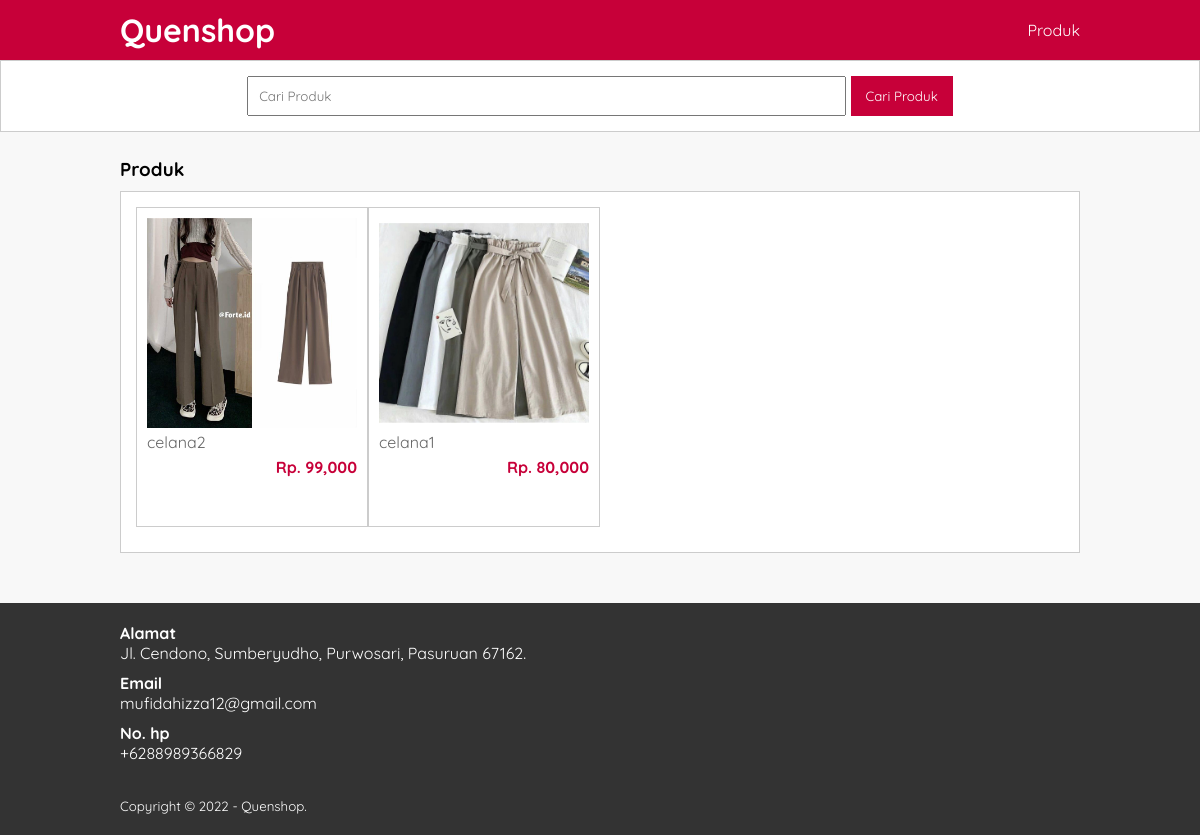
Screenshot of /produk.php?kat=21 with the database file from the repository.
### tables this page shows
CREATE TABLE `tb_product` (
  `product_id` int(11) NOT NULL,
  `category_id` int(11) NOT NULL,
  `product_name` varchar(100) NOT NULL,
  `product_price` int(11) NOT NULL,
  `product_description` text NOT NULL,
  `product_image` varchar(100) NOT NULL,
  `product_status` tinyint(1) NOT NULL,
  `date_created` timestamp NOT NULL DEFAULT current_timestamp()
);

### produk.php (the view, shortened to what this page needs)
<?php
     include 'db.php';
     $kontak = mysqli_query($conn, "SELECT admin_telp, admin_email, admin_address FROM tb_admin WHERE admin_id =1");
     $a = mysqli_fetch_object($kontak);
?>
<!DOCTYPE html>
<html>
<head>
	<link rel="stylesheet" type="text/css" href="css/style.css">
</head>
<body>
   <header>
   	<div class="container">
   	   <h1><a href="index.php">Quenshop</a></h1>
   	   <ul>
   		    <li><a href="produk.php">Produk</a></li>
   	   </ul>
      </div>
   </header>
   <div class="search">
      <div class="container">
         <form action="produk.php">
            <input type="text" name="search" placeholder="Cari Produk" value="<?php echo $_GET['search'] ?>">
            <input type="submit" name="cari" value="Cari Produk">
         </form>
       </div>
   </div>
   <div class="section">
      <div class="container">
         <h3>Produk</h3>
         <div class="box">
            <?php
                if($_GET['search'] != '' || $_GET['kat'] != ''){
                    $where = "AND product_name LIKE '%".$_GET['search']."%' AND category_id LIKE '%".$_GET['kat']."%' ";
                }
                $produk = mysqli_query($conn, "SELECT * FROM tb_product WHERE product_status = 1 $where ORDER BY product_id DESC");
                if(mysqli_num_rows($produk) > 0){
                    while($p = mysqli_fetch_array($produk)){
            ?>
                <a href="detail-produk.php?id=<?php echo $p['product_id'] ?>">
                    <div class="col-4">
                        <img src="produk/<?php echo $p['product_image'] ?>">
                        <p class="nama"><?php echo substr($p['product_name'], 0, 30) ?></p>
                        <p class="harga">Rp. <?php echo number_format($p['product_price']) ?></p>
                    </div>
                </a>
            <?php }}else{ ?>
                <p>Produk tidak ada</p>
            <?php } ?>
         </div>
      </div>
   </div>
   <div class="footer">
      <div class="container">
         <h4>Alamat</h4>
         <p><?php echo $a->admin_address ?></p>
         <h4>Email</h4>
         <p><?php echo $a->admin_email ?></p>
         <h4>No. hp</h4>
         <p><?php echo $a->admin_telp ?></p>
         <small>Copyright &copy; 2022 - Quenshop.</small>
      </div>
   </div>
</body>
</html>

### css/style.css (style rules this page uses)
* { padding:0; margin:0; font-family: 'Quicksand', sans-serif; }
body { background-color: #f8f8f8; }
a { color: inherit; text-decoration: none; }
header { background-color: #C70039; color: #fff; }
header h1 { float: left; padding:10px 0; }
header ul { float: right; }
header ul li { display: inline-block; }
header ul li a { padding: 20px 0 20px 15px; display: inline-block; }
.container { width: 80%; margin:0 auto; }
.container:after { content: ''; display: block; clear: both; }
.section { padding:25px 0; }
.box { background-color: #fff; border:1px solid #ccc; padding:15px; box-sizing: border-box; margin:10px 0 25px 0; }
.box:after { content: ''; display: block; clear: both; }
.search { padding:15px 0; background-color: #fff; border:1px solid #ccc; text-align: center; }
.search input[type=text] { width: 60%; padding:10px; }
.search input[type=submit] { padding:12px 15px; background-color: #c70039; color:#fff; border:none; cursor: pointer; }
.col-4 { width:25%; height: 320px; border:1px solid #ccc; float: left; padding:10px; box-sizing: border-box; margin-bottom: 10px; }
.col-4 img { width: 100%; }
.col-4 .nama { color: #666; margin-bottom: 5px; }
.col-4 .harga { font-weight: bold; color: #c70039; float: right; }
.footer { padding: 20px 0; background-color: #333; color: #fff; text-align: left; }
.footer p { margin-bottom: 10px; }
.footer small { margin-top: 25px; display: inline-block; }

### rows the page displays
tb_product: product_image (picture), product_name "celana2", product_price "99,000"
tb_product: product_image (picture), product_name "celana1", product_price "80,000"

### other values shown
$a->admin_address "Jl. Cendono, Sumberyudho, Purwosari, Pasuruan 67162."
$a->admin_email "mufidahizza12@gmail.com"
$a->admin_telp "+6288989366829"
